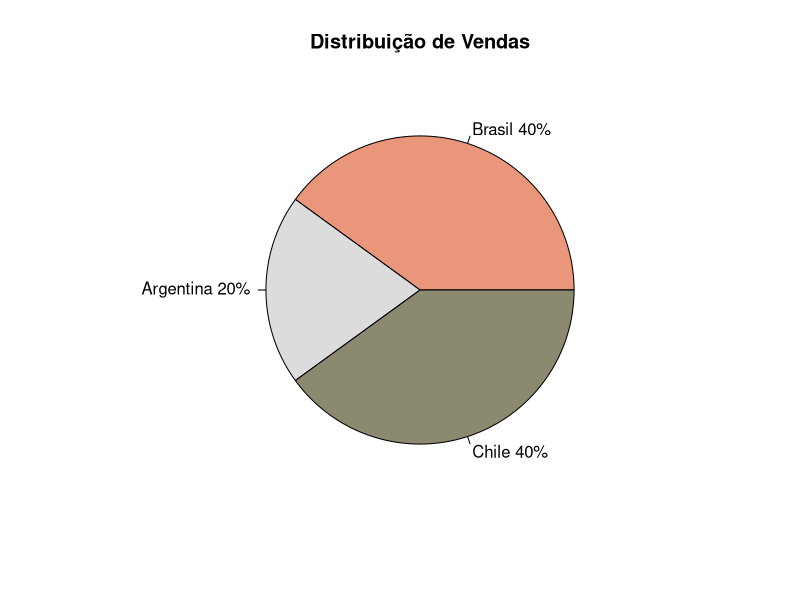
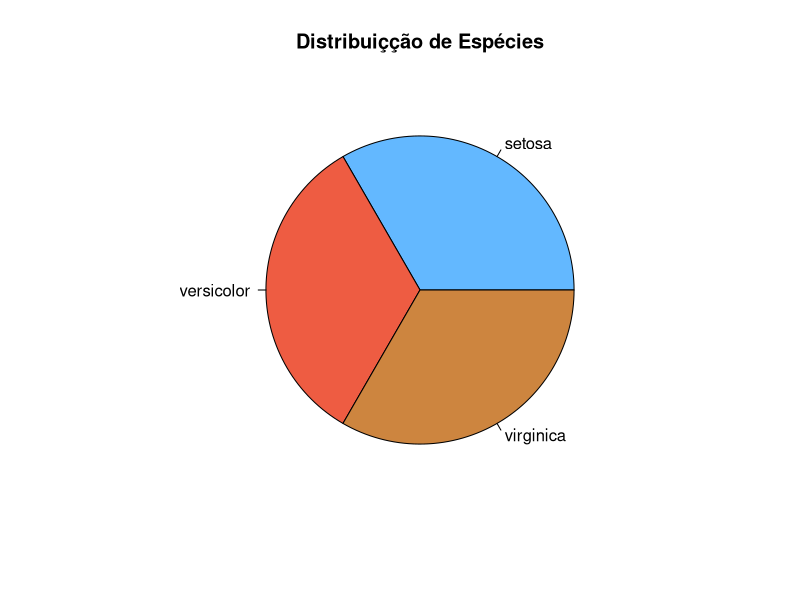
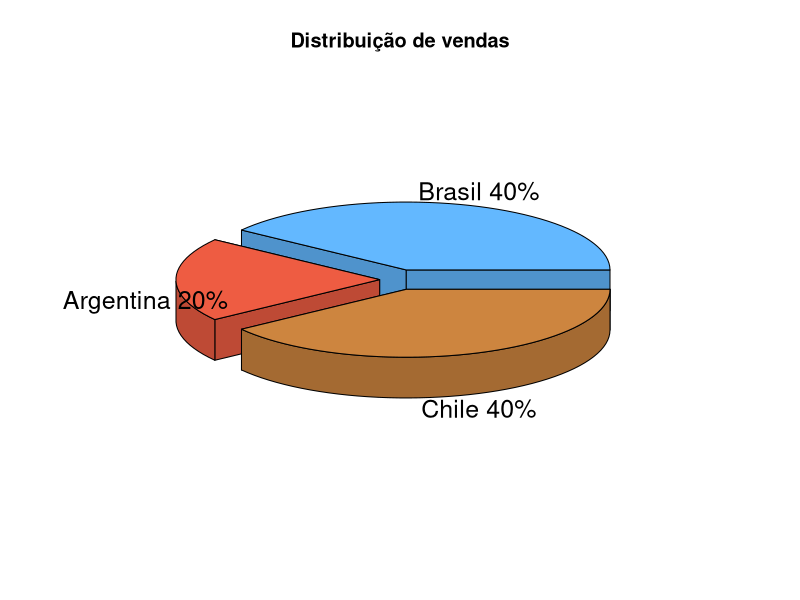

Generate these figures, in order, with R:
setwd("~/Documentos/dsa/BigDataAnalytics/Cap04-Graficos")
getwd()

cores = c("red", "green", "blue", "yellow", "orange", "brown", "cyan", "black", 
          "brown", "gray", "whitesmoke")

library(plotrix)
# ablineclip(v=4, lty=3, col="paleturquoise4", lwd = 1)

?pie

# Criando as fatias
fatias = c(40,20,40)

# Criando os lables
paises = c("Brasil", "Argentina", "Chile")

# unindo países e fatias
paises = paste(paises, fatias)

# incluindo mais detalhes no label
paises = paste(paises, "%", sep = "")

# Construindo um gráfico
pie(fatias
    , labels = paises
    , col = c("darksalmon", "gainsboro", "lemonchiffon4")
    , main = "Distribuição de Vendas")

# Trabalhando com dataframes
?iris
attach(iris)
values = table(Species)
labels = paste(names(values))

pie(values, 
    labels = labels,
    col = c("steelblue1", "tomato2", "tan3"),
    main = "Distribuiçção de Espécies"
    )

# 3D
library(plotrix)

pie3D(fatias
      , labels = paises
      , explode = 0.1
      , col = c("steelblue1", "tomato2", "tan3")
      , main = "Distribuição de vendas")
